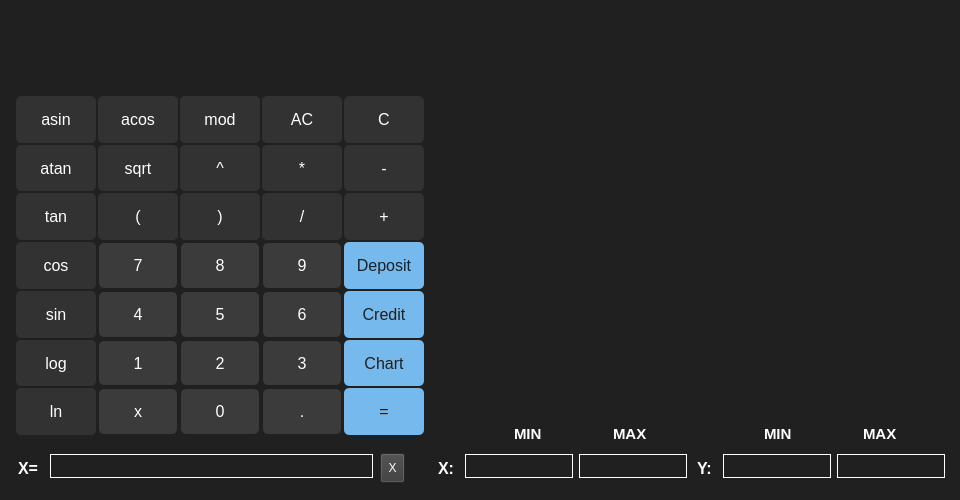
<?xml version="1.0" encoding="UTF-8"?>
<ui version="4.0">
 <class>MainWindow</class>
 <widget class="QMainWindow" name="MainWindow">
  <property name="geometry">
   <rect>
    <x>0</x>
    <y>0</y>
    <width>960</width>
    <height>500</height>
   </rect>
  </property>
  <property name="sizePolicy">
   <sizepolicy hsizetype="Fixed" vsizetype="Fixed">
    <horstretch>0</horstretch>
    <verstretch>0</verstretch>
   </sizepolicy>
  </property>
  <property name="minimumSize">
   <size>
    <width>960</width>
    <height>500</height>
   </size>
  </property>
  <property name="maximumSize">
   <size>
    <width>960</width>
    <height>500</height>
   </size>
  </property>
  <property name="font">
   <font>
    <family>Arial</family>
    <pointsize>12</pointsize>
   </font>
  </property>
  <property name="windowTitle">
   <string>Calculator</string>
  </property>
  <property name="styleSheet">
   <string notr="true">background-color: #202020;
</string>
  </property>
  <widget class="QWidget" name="centralwidget">
   <widget class="QLineEdit" name="result_line">
    <property name="geometry">
     <rect>
      <x>20</x>
      <y>20</y>
      <width>401</width>
      <height>51</height>
     </rect>
    </property>
    <property name="font">
     <font>
      <family>Arial</family>
      <pointsize>18</pointsize>
     </font>
    </property>
    <property name="layoutDirection">
     <enum>Qt::RightToLeft</enum>
    </property>
    <property name="styleSheet">
     <string notr="true">QLineEdit {
    border-style: none;
    color: rgb(255, 255, 255);
}
</string>
    </property>
    <property name="alignment">
     <set>Qt::AlignRight|Qt::AlignTrailing|Qt::AlignVCenter</set>
    </property>
    <property name="readOnly">
     <bool>true</bool>
    </property>
   </widget>
   <widget class="QFrame" name="frame">
    <property name="geometry">
     <rect>
      <x>10</x>
      <y>90</y>
      <width>421</width>
      <height>351</height>
     </rect>
    </property>
    <property name="baseSize">
     <size>
      <width>20</width>
      <height>20</height>
     </size>
    </property>
    <property name="styleSheet">
     <string notr="true">QPushButton {
    background-color: #323232;
    border-radius: 5px;
    color: #FFFFFF;
    font-size: 16px;
    padding: 2px 2px;
    text-align: center;
   margin: 0px;
}
QPushButton:hover {
    background-color: #3B3B3B;
}
QPushButton:pressed {
    background-color: #323232;
}</string>
    </property>
    <layout class="QGridLayout" name="gridLayout">
     <property name="leftMargin">
      <number>6</number>
     </property>
     <property name="topMargin">
      <number>6</number>
     </property>
     <property name="rightMargin">
      <number>6</number>
     </property>
     <property name="bottomMargin">
      <number>6</number>
     </property>
     <property name="spacing">
      <number>2</number>
     </property>
     <item row="4" column="3">
      <widget class="QPushButton" name="pushButton_bracket_l">
       <property name="maximumSize">
        <size>
         <width>80</width>
         <height>50</height>
        </size>
       </property>
       <property name="styleSheet">
        <string notr="true"/>
       </property>
       <property name="text">
        <string>(</string>
       </property>
      </widget>
     </item>
     <item row="4" column="2">
      <widget class="QPushButton" name="pushButton_tan">
       <property name="maximumSize">
        <size>
         <width>80</width>
         <height>50</height>
        </size>
       </property>
       <property name="styleSheet">
        <string notr="true"/>
       </property>
       <property name="text">
        <string>tan</string>
       </property>
      </widget>
     </item>
     <item row="1" column="2">
      <widget class="QPushButton" name="pushButton_atan">
       <property name="maximumSize">
        <size>
         <width>80</width>
         <height>50</height>
        </size>
       </property>
       <property name="styleSheet">
        <string notr="true"/>
       </property>
       <property name="text">
        <string>atan</string>
       </property>
      </widget>
     </item>
     <item row="0" column="2">
      <widget class="QPushButton" name="pushButton_asin">
       <property name="maximumSize">
        <size>
         <width>80</width>
         <height>50</height>
        </size>
       </property>
       <property name="styleSheet">
        <string notr="true"/>
       </property>
       <property name="text">
        <string>asin</string>
       </property>
      </widget>
     </item>
     <item row="4" column="4">
      <widget class="QPushButton" name="pushButton_bracket_r">
       <property name="maximumSize">
        <size>
         <width>80</width>
         <height>50</height>
        </size>
       </property>
       <property name="styleSheet">
        <string notr="true"/>
       </property>
       <property name="text">
        <string>)</string>
       </property>
      </widget>
     </item>
     <item row="1" column="6">
      <widget class="QPushButton" name="pushButton_minus">
       <property name="maximumSize">
        <size>
         <width>80</width>
         <height>50</height>
        </size>
       </property>
       <property name="styleSheet">
        <string notr="true"/>
       </property>
       <property name="text">
        <string>-</string>
       </property>
      </widget>
     </item>
     <item row="0" column="6">
      <widget class="QPushButton" name="pushButton_clear_all">
       <property name="maximumSize">
        <size>
         <width>80</width>
         <height>50</height>
        </size>
       </property>
       <property name="styleSheet">
        <string notr="true"/>
       </property>
       <property name="text">
        <string>C</string>
       </property>
      </widget>
     </item>
     <item row="4" column="6">
      <widget class="QPushButton" name="pushButton_plus">
       <property name="maximumSize">
        <size>
         <width>80</width>
         <height>50</height>
        </size>
       </property>
       <property name="styleSheet">
        <string notr="true"/>
       </property>
       <property name="text">
        <string>+</string>
       </property>
      </widget>
     </item>
     <item row="7" column="5">
      <widget class="QPushButton" name="pushButton_6">
       <property name="maximumSize">
        <size>
         <width>80</width>
         <height>50</height>
        </size>
       </property>
       <property name="styleSheet">
        <string notr="true">QPushButton {
    background-color: #3B3B3B;
    margin: 1px;
}
QPushButton:hover {
    background-color: #323232;
}
QPushButton:pressed {
    background-color: #282828;
    color: #CECECE
}</string>
       </property>
       <property name="text">
        <string>6</string>
       </property>
      </widget>
     </item>
     <item row="7" column="3">
      <widget class="QPushButton" name="pushButton_4">
       <property name="maximumSize">
        <size>
         <width>80</width>
         <height>50</height>
        </size>
       </property>
       <property name="styleSheet">
        <string notr="true">QPushButton {
    background-color: #3B3B3B;
    margin: 1px;
}
QPushButton:hover {
    background-color: #323232;
}
QPushButton:pressed {
    background-color: #282828;
    color: #CECECE
}</string>
       </property>
       <property name="text">
        <string>4</string>
       </property>
      </widget>
     </item>
     <item row="7" column="2">
      <widget class="QPushButton" name="pushButton_sin">
       <property name="maximumSize">
        <size>
         <width>80</width>
         <height>50</height>
        </size>
       </property>
       <property name="styleSheet">
        <string notr="true"/>
       </property>
       <property name="text">
        <string>sin</string>
       </property>
      </widget>
     </item>
     <item row="8" column="6">
      <widget class="QPushButton" name="pushButton_graph">
       <property name="maximumSize">
        <size>
         <width>80</width>
         <height>50</height>
        </size>
       </property>
       <property name="styleSheet">
        <string notr="true">QPushButton {
    background-color: #76B9ED;
	color: #202020;
}
QPushButton:hover {
    background-color: rgb(109, 169, 216);
}
QPushButton:pressed {
    background-color: rgb(100, 154, 195);
    color: rgb(64, 98, 124);
}</string>
       </property>
       <property name="text">
        <string>Chart</string>
       </property>
      </widget>
     </item>
     <item row="8" column="2">
      <widget class="QPushButton" name="pushButton_log">
       <property name="maximumSize">
        <size>
         <width>80</width>
         <height>50</height>
        </size>
       </property>
       <property name="styleSheet">
        <string notr="true"/>
       </property>
       <property name="text">
        <string>log</string>
       </property>
      </widget>
     </item>
     <item row="9" column="3">
      <widget class="QPushButton" name="pushButton_X">
       <property name="maximumSize">
        <size>
         <width>80</width>
         <height>50</height>
        </size>
       </property>
       <property name="styleSheet">
        <string notr="true">QPushButton {
    background-color: #3B3B3B;
    margin: 1px;
}
QPushButton:hover {
    background-color: #323232;
}
QPushButton:pressed {
    background-color: #282828;
    color: #CECECE
}</string>
       </property>
       <property name="text">
        <string>x</string>
       </property>
      </widget>
     </item>
     <item row="1" column="3">
      <widget class="QPushButton" name="pushButton_sqrt">
       <property name="maximumSize">
        <size>
         <width>80</width>
         <height>50</height>
        </size>
       </property>
       <property name="styleSheet">
        <string notr="true"/>
       </property>
       <property name="text">
        <string>sqrt</string>
       </property>
      </widget>
     </item>
     <item row="8" column="3">
      <widget class="QPushButton" name="pushButton_1">
       <property name="maximumSize">
        <size>
         <width>80</width>
         <height>50</height>
        </size>
       </property>
       <property name="styleSheet">
        <string notr="true">QPushButton {
    background-color: #3B3B3B;
    margin: 1px;
}
QPushButton:hover {
    background-color: #323232;
}
QPushButton:pressed {
    background-color: #282828;
    color: #CECECE
}</string>
       </property>
       <property name="text">
        <string>1</string>
       </property>
      </widget>
     </item>
     <item row="5" column="4">
      <widget class="QPushButton" name="pushButton_8">
       <property name="maximumSize">
        <size>
         <width>80</width>
         <height>50</height>
        </size>
       </property>
       <property name="styleSheet">
        <string notr="true">QPushButton {
    background-color: #3B3B3B;
    margin: 1px;
}
QPushButton:hover {
    background-color: #323232;
}
QPushButton:pressed {
    background-color: #282828;
    color: #CECECE
}</string>
       </property>
       <property name="text">
        <string>8</string>
       </property>
      </widget>
     </item>
     <item row="7" column="4">
      <widget class="QPushButton" name="pushButton_5">
       <property name="maximumSize">
        <size>
         <width>80</width>
         <height>50</height>
        </size>
       </property>
       <property name="styleSheet">
        <string notr="true">QPushButton {
    background-color: #3B3B3B;
    margin: 1px;
}
QPushButton:hover {
    background-color: #323232;
}
QPushButton:pressed {
    background-color: #282828;
    color: #CECECE
}</string>
       </property>
       <property name="text">
        <string>5</string>
       </property>
      </widget>
     </item>
     <item row="8" column="5">
      <widget class="QPushButton" name="pushButton_3">
       <property name="maximumSize">
        <size>
         <width>80</width>
         <height>50</height>
        </size>
       </property>
       <property name="styleSheet">
        <string notr="true">QPushButton {
    background-color: #3B3B3B;
    margin: 1px;
}
QPushButton:hover {
    background-color: #323232;
}
QPushButton:pressed {
    background-color: #282828;
    color: #CECECE
}</string>
       </property>
       <property name="text">
        <string>3</string>
       </property>
      </widget>
     </item>
     <item row="5" column="5">
      <widget class="QPushButton" name="pushButton_9">
       <property name="maximumSize">
        <size>
         <width>80</width>
         <height>50</height>
        </size>
       </property>
       <property name="styleSheet">
        <string notr="true">QPushButton {
    background-color: #3B3B3B;
    margin: 1px;
}
QPushButton:hover {
    background-color: #323232;
}
QPushButton:pressed {
    background-color: #282828;
    color: #CECECE
}</string>
       </property>
       <property name="text">
        <string>9</string>
       </property>
      </widget>
     </item>
     <item row="9" column="4">
      <widget class="QPushButton" name="pushButton_0">
       <property name="maximumSize">
        <size>
         <width>80</width>
         <height>50</height>
        </size>
       </property>
       <property name="styleSheet">
        <string notr="true">QPushButton {
    background-color: #3B3B3B;
    margin: 1px;
}
QPushButton:hover {
    background-color: #323232;
}
QPushButton:pressed {
    background-color: #282828;
    color: #CECECE
}</string>
       </property>
       <property name="text">
        <string>0</string>
       </property>
      </widget>
     </item>
     <item row="1" column="5">
      <widget class="QPushButton" name="pushButton_mul">
       <property name="maximumSize">
        <size>
         <width>80</width>
         <height>50</height>
        </size>
       </property>
       <property name="styleSheet">
        <string notr="true"/>
       </property>
       <property name="text">
        <string>*</string>
       </property>
      </widget>
     </item>
     <item row="5" column="2">
      <widget class="QPushButton" name="pushButton_cos">
       <property name="maximumSize">
        <size>
         <width>80</width>
         <height>50</height>
        </size>
       </property>
       <property name="styleSheet">
        <string notr="true"/>
       </property>
       <property name="text">
        <string>cos</string>
       </property>
      </widget>
     </item>
     <item row="0" column="3">
      <widget class="QPushButton" name="pushButton_acos">
       <property name="maximumSize">
        <size>
         <width>80</width>
         <height>50</height>
        </size>
       </property>
       <property name="styleSheet">
        <string notr="true"/>
       </property>
       <property name="text">
        <string>acos</string>
       </property>
      </widget>
     </item>
     <item row="0" column="5">
      <widget class="QPushButton" name="pushButton_clear">
       <property name="maximumSize">
        <size>
         <width>80</width>
         <height>50</height>
        </size>
       </property>
       <property name="styleSheet">
        <string notr="true"/>
       </property>
       <property name="text">
        <string>AC</string>
       </property>
      </widget>
     </item>
     <item row="9" column="5">
      <widget class="QPushButton" name="pushButton_dot">
       <property name="maximumSize">
        <size>
         <width>80</width>
         <height>50</height>
        </size>
       </property>
       <property name="styleSheet">
        <string notr="true">QPushButton {
    background-color: #3B3B3B;
    margin: 1px;
}
QPushButton:hover {
    background-color: #323232;
}
QPushButton:pressed {
    background-color: #282828;
    color: #CECECE
}</string>
       </property>
       <property name="text">
        <string>.</string>
       </property>
      </widget>
     </item>
     <item row="5" column="3">
      <widget class="QPushButton" name="pushButton_7">
       <property name="maximumSize">
        <size>
         <width>80</width>
         <height>50</height>
        </size>
       </property>
       <property name="styleSheet">
        <string notr="true">QPushButton {
    background-color: #3B3B3B;
    margin: 1px;
}
QPushButton:hover {
    background-color: #323232;
}
QPushButton:pressed {
    background-color: #282828;
    color: #CECECE
}</string>
       </property>
       <property name="text">
        <string>7</string>
       </property>
      </widget>
     </item>
     <item row="8" column="4">
      <widget class="QPushButton" name="pushButton_2">
       <property name="maximumSize">
        <size>
         <width>80</width>
         <height>50</height>
        </size>
       </property>
       <property name="styleSheet">
        <string notr="true">QPushButton {
    background-color: #3B3B3B;
    margin: 1px;
}
QPushButton:hover {
    background-color: #323232;
}
QPushButton:pressed {
    background-color: #282828;
    color: #CECECE
}</string>
       </property>
       <property name="text">
        <string>2</string>
       </property>
      </widget>
     </item>
     <item row="9" column="2">
      <widget class="QPushButton" name="pushButton_ln">
       <property name="maximumSize">
        <size>
         <width>80</width>
         <height>50</height>
        </size>
       </property>
       <property name="styleSheet">
        <string notr="true"/>
       </property>
       <property name="text">
        <string>ln</string>
       </property>
      </widget>
     </item>
     <item row="7" column="6">
      <widget class="QPushButton" name="pushButton_credit">
       <property name="maximumSize">
        <size>
         <width>80</width>
         <height>50</height>
        </size>
       </property>
       <property name="styleSheet">
        <string notr="true">QPushButton {
    background-color: #76B9ED;
	color: #202020;
}
QPushButton:hover {
    background-color: rgb(109, 169, 216);
}
QPushButton:pressed {
    background-color: rgb(100, 154, 195);
    color: rgb(64, 98, 124);
}</string>
       </property>
       <property name="text">
        <string>Credit</string>
       </property>
      </widget>
     </item>
     <item row="0" column="4">
      <widget class="QPushButton" name="pushButton_mod">
       <property name="maximumSize">
        <size>
         <width>80</width>
         <height>50</height>
        </size>
       </property>
       <property name="styleSheet">
        <string notr="true"/>
       </property>
       <property name="text">
        <string>mod</string>
       </property>
      </widget>
     </item>
     <item row="5" column="6">
      <widget class="QPushButton" name="pushButton_deposit">
       <property name="maximumSize">
        <size>
         <width>80</width>
         <height>50</height>
        </size>
       </property>
       <property name="styleSheet">
        <string notr="true">QPushButton {
    background-color: #76B9ED;
	color: #202020;
}
QPushButton:hover {
    background-color: rgb(109, 169, 216);
}
QPushButton:pressed {
    background-color: rgb(100, 154, 195);
    color: rgb(64, 98, 124);
}</string>
       </property>
       <property name="text">
        <string>Deposit</string>
       </property>
      </widget>
     </item>
     <item row="9" column="6">
      <widget class="QPushButton" name="pushButton_result">
       <property name="maximumSize">
        <size>
         <width>80</width>
         <height>155</height>
        </size>
       </property>
       <property name="styleSheet">
        <string notr="true">QPushButton {
    background-color: #76B9ED;
	color: #202020;
}
QPushButton:hover {
    background-color: rgb(109, 169, 216);
}
QPushButton:pressed {
    background-color: rgb(100, 154, 195);
    color: rgb(64, 98, 124);
}</string>
       </property>
       <property name="text">
        <string>=</string>
       </property>
      </widget>
     </item>
     <item row="4" column="5">
      <widget class="QPushButton" name="pushButton_div">
       <property name="maximumSize">
        <size>
         <width>80</width>
         <height>50</height>
        </size>
       </property>
       <property name="styleSheet">
        <string notr="true"/>
       </property>
       <property name="text">
        <string>/</string>
       </property>
      </widget>
     </item>
     <item row="1" column="4">
      <widget class="QPushButton" name="pushButton_pow">
       <property name="maximumSize">
        <size>
         <width>80</width>
         <height>50</height>
        </size>
       </property>
       <property name="styleSheet">
        <string notr="true"/>
       </property>
       <property name="text">
        <string>^</string>
       </property>
      </widget>
     </item>
    </layout>
   </widget>
   <widget class="QCustomPlot" name="plot" native="true">
    <property name="geometry">
     <rect>
      <x>460</x>
      <y>20</y>
      <width>471</width>
      <height>391</height>
     </rect>
    </property>
   </widget>
   <widget class="QWidget" name="layoutWidget">
    <property name="geometry">
     <rect>
      <x>14</x>
      <y>450</y>
      <width>931</width>
      <height>37</height>
     </rect>
    </property>
    <layout class="QHBoxLayout" name="horizontalLayout_3">
     <item>
      <layout class="QHBoxLayout" name="horizontalLayout">
       <item>
        <widget class="QLabel" name="label">
         <property name="font">
          <font>
           <family>Arial</family>
           <pointsize>12</pointsize>
           <weight>75</weight>
           <bold>true</bold>
          </font>
         </property>
         <property name="styleSheet">
          <string notr="true">QLabel {
	color: white;
	font-family: Arial;
	font-size: 12pt;
	font-weight: 600;
	margin-top: 4px;
	margin-bottom: 4px;
}
</string>
         </property>
         <property name="text">
          <string>X=</string>
         </property>
        </widget>
       </item>
       <item>
        <widget class="QLineEdit" name="x_line">
         <property name="minimumSize">
          <size>
           <width>323</width>
           <height>0</height>
          </size>
         </property>
         <property name="maximumSize">
          <size>
           <width>350</width>
           <height>16777215</height>
          </size>
         </property>
         <property name="baseSize">
          <size>
           <width>0</width>
           <height>0</height>
          </size>
         </property>
         <property name="font">
          <font>
           <family>Arial</family>
           <pointsize>13</pointsize>
           <weight>75</weight>
           <bold>true</bold>
          </font>
         </property>
         <property name="styleSheet">
          <string notr="true">	border: 1px solid white;
	color: white;
	font-family: Arial;
	font-size: 13pt;
	font-weight: 600;
	margin-bottom: 4px;</string>
         </property>
        </widget>
       </item>
       <item>
        <widget class="QPushButton" name="pushButton_del_x">
         <property name="minimumSize">
          <size>
           <width>27</width>
           <height>32</height>
          </size>
         </property>
         <property name="maximumSize">
          <size>
           <width>51</width>
           <height>32</height>
          </size>
         </property>
         <property name="styleSheet">
          <string notr="true">QPushButton {
    background-color: #3B3B3B;
	color: rgb(255, 255, 255);
    margin: 1px;
}
QPushButton:hover {
    background-color: #323232;
}
QPushButton:pressed {
    background-color: #282828;
    color: #CECECE
}


QPushButton:hover {
    background-color: #1A237E;
    border-color: #1A237E;
}

QPushButton:pressed {
    background-color: #0D47A1;
    border-color: #0D47A1;
}</string>
         </property>
         <property name="text">
          <string>X</string>
         </property>
        </widget>
       </item>
      </layout>
     </item>
     <item>
      <spacer name="horizontalSpacer">
       <property name="orientation">
        <enum>Qt::Horizontal</enum>
       </property>
       <property name="sizeType">
        <enum>QSizePolicy::Fixed</enum>
       </property>
       <property name="sizeHint" stdset="0">
        <size>
         <width>22</width>
         <height>20</height>
        </size>
       </property>
      </spacer>
     </item>
     <item>
      <layout class="QHBoxLayout" name="horizontalLayout_2">
       <item>
        <widget class="QLabel" name="label_2">
         <property name="styleSheet">
          <string notr="true">QLabel {
	color: white;
	font-family: Arial;
	font-size: 12pt;
	font-weight: 600;
	margin-top: 4px;
	margin-bottom: 4px;
}</string>
         </property>
         <property name="text">
          <string>X:</string>
         </property>
        </widget>
       </item>
       <item>
        <widget class="QLineEdit" name="x_min_line">
         <property name="font">
          <font>
           <family>Arial</family>
           <pointsize>13</pointsize>
           <weight>75</weight>
           <bold>true</bold>
          </font>
         </property>
         <property name="styleSheet">
          <string notr="true">	border: 1px solid white;
	color: white;
	font-family: Arial;
	font-size: 13pt;
	font-weight: 600;
	margin-bottom: 4px;</string>
         </property>
        </widget>
       </item>
       <item>
        <widget class="QLineEdit" name="x_max_line">
         <property name="font">
          <font>
           <family>Arial</family>
           <pointsize>13</pointsize>
           <weight>75</weight>
           <bold>true</bold>
          </font>
         </property>
         <property name="styleSheet">
          <string notr="true">	border: 1px solid white;
	color: white;
	font-family: Arial;
	font-size: 13pt;
	font-weight: 600;
	margin-bottom: 4px;</string>
         </property>
        </widget>
       </item>
       <item>
        <widget class="QLabel" name="label_3">
         <property name="font">
          <font>
           <family>Arial</family>
           <pointsize>12</pointsize>
           <weight>75</weight>
           <bold>true</bold>
          </font>
         </property>
         <property name="styleSheet">
          <string notr="true">QLabel {
	color: white;
	font-family: Arial;
	font-size: 12pt;
	font-weight: 600;
	margin-top: 4px;
	margin-bottom: 4px;
}</string>
         </property>
         <property name="text">
          <string>Y:</string>
         </property>
        </widget>
       </item>
       <item>
        <widget class="QLineEdit" name="y_min_line">
         <property name="font">
          <font>
           <family>Arial</family>
           <pointsize>13</pointsize>
           <weight>75</weight>
           <bold>true</bold>
          </font>
         </property>
         <property name="styleSheet">
          <string notr="true">	border: 1px solid white;
	color: white;
	font-family: Arial;
	font-size: 13pt;
	font-weight: 600;
	margin-bottom: 4px;</string>
         </property>
        </widget>
       </item>
       <item>
        <widget class="QLineEdit" name="y_max_line">
         <property name="font">
          <font>
           <family>Arial</family>
           <pointsize>13</pointsize>
           <weight>75</weight>
           <bold>true</bold>
          </font>
         </property>
         <property name="styleSheet">
          <string notr="true">	border: 1px solid white;
	color: white;
	font-family: Arial;
	font-size: 13pt;
	font-weight: 600;
	margin-bottom: 4px;</string>
         </property>
        </widget>
       </item>
      </layout>
     </item>
    </layout>
   </widget>
   <widget class="QWidget" name="">
    <property name="geometry">
     <rect>
      <x>510</x>
      <y>420</y>
      <width>441</width>
      <height>28</height>
     </rect>
    </property>
    <layout class="QHBoxLayout" name="horizontalLayout_4">
     <item>
      <widget class="QLabel" name="label_4">
       <property name="styleSheet">
        <string notr="true">QLabel {
	color: white;
	font-family: Arial;
	font-size: 11pt;
	font-weight: 600;
	margin-top: 4px;
	margin-bottom: 4px;
}</string>
       </property>
       <property name="text">
        <string>MIN</string>
       </property>
      </widget>
     </item>
     <item>
      <widget class="QLabel" name="label_6">
       <property name="styleSheet">
        <string notr="true">QLabel {
	color: white;
	font-family: Arial;
	font-size: 11pt;
	font-weight: 600;
	margin-top: 4px;
	margin-bottom: 4px;
}</string>
       </property>
       <property name="text">
        <string>MAX</string>
       </property>
      </widget>
     </item>
     <item>
      <spacer name="horizontalSpacer_2">
       <property name="orientation">
        <enum>Qt::Horizontal</enum>
       </property>
       <property name="sizeType">
        <enum>QSizePolicy::Fixed</enum>
       </property>
       <property name="sizeHint" stdset="0">
        <size>
         <width>53</width>
         <height>20</height>
        </size>
       </property>
      </spacer>
     </item>
     <item>
      <widget class="QLabel" name="label_5">
       <property name="styleSheet">
        <string notr="true">QLabel {
	color: white;
	font-family: Arial;
	font-size: 11pt;
	font-weight: 600;
	margin-top: 4px;
	margin-bottom: 4px;
}</string>
       </property>
       <property name="text">
        <string>MIN</string>
       </property>
      </widget>
     </item>
     <item>
      <widget class="QLabel" name="label_7">
       <property name="styleSheet">
        <string notr="true">QLabel {
	color: white;
	font-family: Arial;
	font-size: 11pt;
	font-weight: 600;
	margin-top: 4px;
	margin-bottom: 4px;
}</string>
       </property>
       <property name="text">
        <string>MAX</string>
       </property>
      </widget>
     </item>
    </layout>
   </widget>
  </widget>
 </widget>
 <customwidgets>
  <customwidget>
   <class>QCustomPlot</class>
   <extends>QWidget</extends>
   <header>qcustomplot.h</header>
   <container>1</container>
  </customwidget>
 </customwidgets>
 <resources/>
 <connections/>
</ui>
